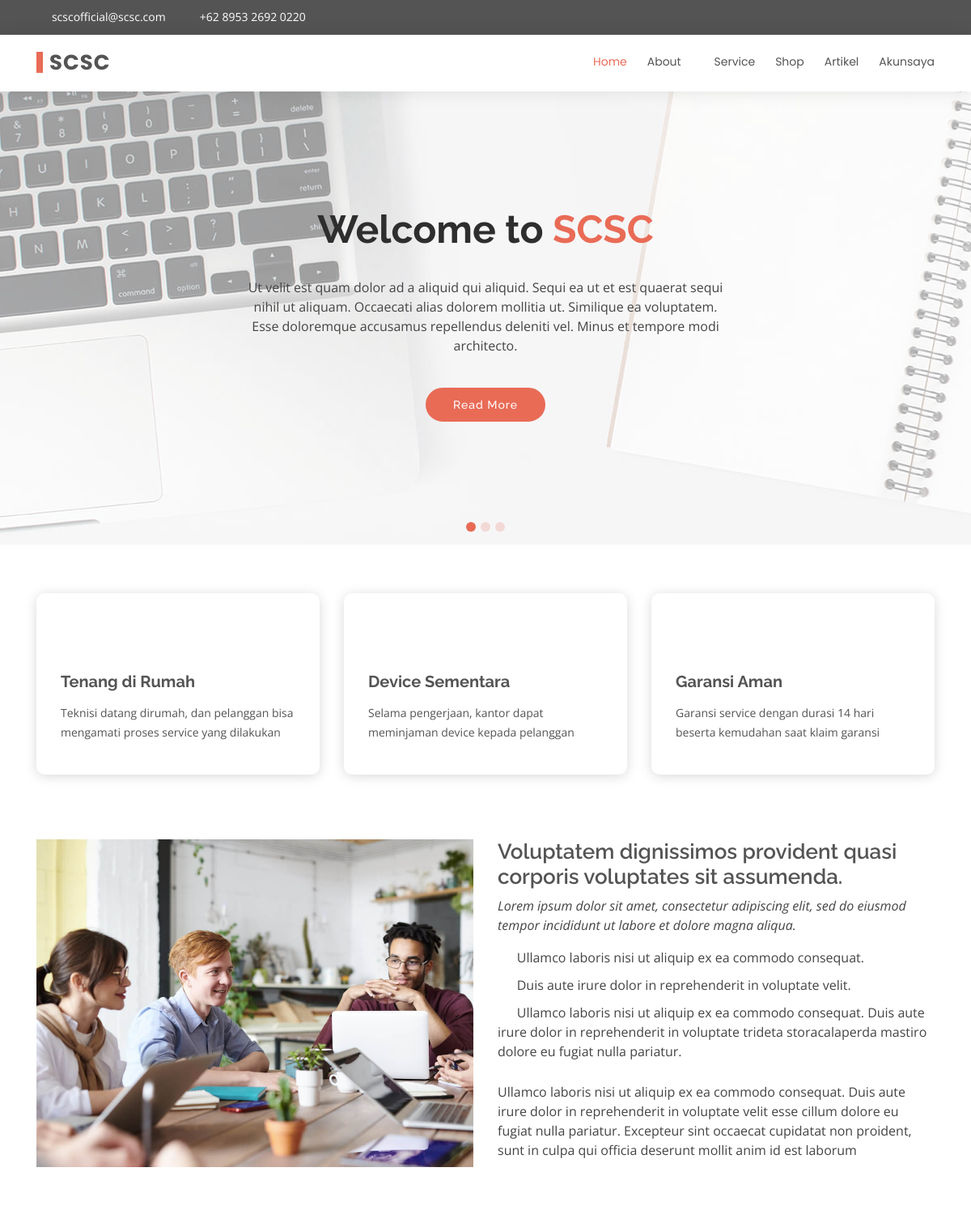
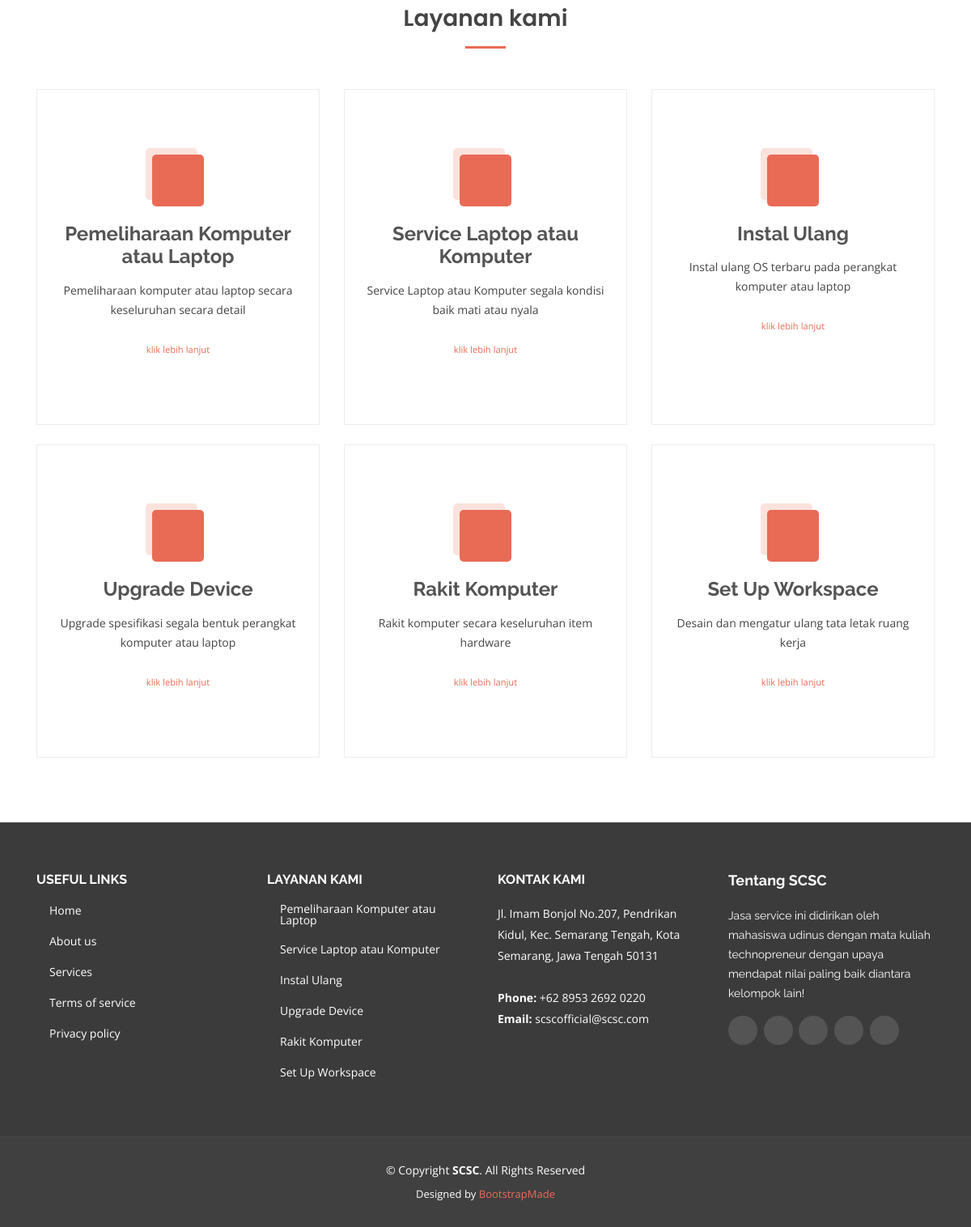
The page / on the database its author committed (2 pictures, top to bottom).
### tables this page shows
CREATE TABLE `homemenu` (
  `id` int(191) NOT NULL,
  `name` varchar(191) NOT NULL,
  `value` varchar(191) NOT NULL,
  `status` int(191) NOT NULL
);

CREATE TABLE `corefitur` (
  `id` int(191) NOT NULL,
  `name` varchar(191) NOT NULL,
  `icon` varchar(191) NOT NULL,
  `description` text NOT NULL
);

CREATE TABLE `service` (
  `id` int(191) NOT NULL,
  `icon` varchar(191) NOT NULL,
  `name` varchar(191) NOT NULL,
  `description` text NOT NULL,
  `estimation` varchar(191) NOT NULL,
  `level` int(191) NOT NULL,
  `price` int(191) NOT NULL,
  `status` int(191) NOT NULL
);

### application/controllers/Home.php (called while the page is built, shortened)
<?php
class home extends CI_Controller
{
    public function index()
    {
        $data['title'] = "SCSC";
        $tempVar = $this->scsc->getAll("homemenu");
        $data['menu'] = $tempVar;
        $tempVar = $this->scsc->getAll("homemenuabout");
        $data['submenu'] = $tempVar;
        $tempVar = $this->scsc->getData("profil",array('name'=>'tentang'));
        $tempVar = $tempVar[0]["value"];
        $data['tentang'] = $tempVar;
        $tempVar = $this->scsc->getData("profil",array('name'=>'logo'));
        $tempVar = $tempVar[0]["value"];
        $data['logo'] = $tempVar;
        $tempVar = $this->scsc->getData("profil",array('name'=>'singkatan'));
        $tempVar = $tempVar[0]["value"];
        $data['singkatan'] = $tempVar;
        $tempVar = $this->scsc->getData("profil",array('name'=>'email'));
        $tempVar = $tempVar[0]["value"];
        $data['email'] = $tempVar;
        $tempVar = $this->scsc->getData("profil",array('name'=>'alamat'));
        $tempVar = $tempVar[0]["value"];
        $data['alamat'] = $tempVar;
        $tempVar = $this->scsc->getData("profil",array('name'=>'telp'));
        $tempVar = $tempVar[0]["value"];
        $data['telp'] = $tempVar;
        $tempVar = $this->scsc->getData("profil",array('name'=>'twitter'));
        $tempVar = $tempVar[0]["value"];
        $data['twitter'] = $tempVar;
        $tempVar = $this->scsc->getData("profil",array('name'=>'facebook'));
        $tempVar = $tempVar[0]["value"];
        $data['facebook'] = $tempVar;
        $tempVar = $this->scsc->getData("profil",array('name'=>'instagram'));
        $tempVar = $tempVar[0]["value"];
        $data['instagram'] = $tempVar;
        $tempVar = $this->scsc->getData("profil",array('name'=>'skype'));
        $tempVar = $tempVar[0]["value"];
        $data['skype'] = $tempVar;
        $tempVar = $this->scsc->getData("profil",array('name'=>'linkedin'));
        $tempVar = $tempVar[0]["value"];
        $data['linkedin'] = $tempVar;
        $tempVar = $this->scsc->getAll("corefitur");
        $data['mainfitur'] = $tempVar;
        $tempVar = $this->scsc->getData("service",array('status'=>'1'));
        $data['services'] = $tempVar;
        $data['active'] = 1;
        $data['dd'] = 2;
        $data['dda'] = 0;
        $this->load->view('home/header', $data);
        $this->load->view('home/top', $data);
        $this->load->view('home/index', $data);
        $this->load->view('home/footer', $data);
    }
}

### index.php (called while the page is built, shortened)
<?php
require_once BASEPATH.'core/CodeIgniter.php';

### application/models/scsc.php (called while the page is built, shortened)
<?php
class scsc extends CI_Model
{
    public function getData($dataBase, $where)
    {
        return $this->db->get_where($dataBase, $where)->result_array();
    }
    public function getAll($tabel)
    {
        return $this->db->get($tabel)->result_array();
    }
}

### application/views/home/index.php (the view, shortened to what this page needs)
<section id="hero">
  <div class="hero-container">
    <div id="heroCarousel" class="carousel slide carousel-fade" data-ride="carousel">
      <ol class="carousel-indicators" id="hero-carousel-indicators"></ol>
      <div class="carousel-inner" role="listbox">
        <div class="carousel-item active" style="background: url(<?= base_url();?>assets/home/img/slide/slide-1.jpg)">
          <div class="carousel-container">
            <div class="carousel-content">
              <h2 class="animate__animated animate__fadeInDown">Welcome to <span><?= $singkatan;?></span></h2>
              <p class="animate__animated animate__fadeInUp">Ut velit est quam dolor ad a aliquid qui aliquid. Sequi ea ut et est quaerat sequi nihil ut aliquam. Occaecati alias dolorem mollitia ut. Similique ea voluptatem. Esse doloremque accusamus repellendus deleniti vel. Minus et tempore modi architecto.</p>
              <a href="" class="btn-get-started animate__animated animate__fadeInUp">Read More</a>
            </div>
          </div>
        </div>
      </div>
      <a class="carousel-control-prev" href="#heroCarousel" role="button" data-slide="prev">
        <span class="carousel-control-prev-icon icofont-rounded-left" aria-hidden="true"></span>
      </a>
      <a class="carousel-control-next" href="#heroCarousel" role="button" data-slide="next">
        <span class="carousel-control-next-icon icofont-rounded-right" aria-hidden="true"></span>
      </a>
    </div>
  </div>
</section>
<main id="main">
  <section id="featured" class="featured">
    <div class="container">
      <div class="row">
        <?php foreach($mainfitur as $fitur):?>
        <div class="col-lg-4">
          <div class="icon-box">
            <i class="<?= $fitur['icon']?>"></i>
            <h3><a href=""><?= $fitur['name']?></a></h3>
            <p><?= $fitur['description']?></p>
          </div>
        </div>
        <?php endforeach;?>
      </div>
    </div>
  </section>
  <section id="about" class="about">
    <div class="container">
      <div class="row">
        <div class="col-lg-6">
          <img src="<?= base_url();?>assets/home/img/about.jpg" class="img-fluid" alt="">
        </div>
        <div class="col-lg-6 pt-4 pt-lg-0 content">
          <h3>Voluptatem dignissimos provident quasi corporis voluptates sit assumenda.</h3>
          <p class="font-italic">
            Lorem ipsum dolor sit amet, consectetur adipiscing elit, sed do eiusmod tempor incididunt ut labore et dolore
            magna aliqua.
          </p>
          <ul>
            <li><i class="icofont-check-circled"></i> Ullamco laboris nisi ut aliquip ex ea commodo consequat.</li>
            <li><i class="icofont-check-circled"></i> Duis aute irure dolor in reprehenderit in voluptate velit.</li>
            <li><i class="icofont-check-circled"></i> Ullamco laboris nisi ut aliquip ex ea commodo consequat. Duis aute irure dolor in reprehenderit in voluptate trideta storacalaperda mastiro dolore eu fugiat nulla pariatur.</li>
          </ul>
          <p>
            Ullamco laboris nisi ut aliquip ex ea commodo consequat. Duis aute irure dolor in reprehenderit in voluptate
            velit esse cillum dolore eu fugiat nulla pariatur. Excepteur sint occaecat cupidatat non proident, sunt in
            culpa qui officia deserunt mollit anim id est laborum
          </p>
        </div>
      </div>
    </div>
  </section>
  <section id="services" class="services">
    <div class="container">
      <div class="section-title" data-aos="fade-up">
        <h2>Layanan kami</h2>
      </div>
      <div class="row">
        <?php $a=1 ;
        foreach($services as $service):?>
          <div class="col-lg-4 col-md-6 d-flex align-items-stretch <?php if($a > 3):?>mt-4<?php endif;?>">
            <div class="icon-box">
              <div class="icon"><i class="bx <?= $service['icon'];?>"></i></div>
              <h4><a href=""><?= $service['name'];?></a></h4>
              <p><?= $service['description'];?></p>
              <br>
              <a href="<?= base_url()?>service/serviceitem/<?= $service['name'];?>" class="stretched-link"><p><small>klik lebih lanjut</small></p></a>
            </div>
          </div>
        <?php $a++;
        endforeach;?>
      </div>
    </div>
  </section>
</main>

### application/views/home/top.php (shortened to what this page needs)
<body>
  <section id="topbar" class="d-none d-lg-block">
    <div class="container d-flex">
      <div class="contact-info mr-auto">
        <i class="icofont-envelope"></i><a href="mailto:<?= $email; ?>" target="_blank" ><?= $email; ?></a>
        <i class="icofont-phone"></i> <a href="tel:<?= $telp; ?>" target="_blank" ><?= $telp; ?></a>
      </div>
      <div class="social-links">
        <a href="<?= $twitter; ?>" target="_blank" class="twitter"><i class="icofont-twitter"></i></a>
        <a href="<?= $facebook; ?>" target="_blank" class="facebook"><i class="icofont-facebook"></i></a>
        <a href="<?= $instagram; ?>" target="_blank" class="instagram"><i class="icofont-instagram"></i></a>
        <a href="<?= $skype; ?>" target="_blank" class="skype"><i class="icofont-skype"></i></a>
        <a href="<?= $linkedin; ?>" target="_blank" class="linkedin"><i class="icofont-linkedin"></i></i></a>
      </div>
    </div>
  </section>
  <header id="header">
    <div class="container d-flex">
      <div class="logo mr-auto">
        <h1 class="text-light"><a href="<?= base_url()?>"><span><?= $singkatan; ?></span></a></h1>
      </div>
      <nav class="nav-menu d-none d-lg-block">
        <ul>
          <?php $a=1;
            foreach($menu as $nama):?>
            <?php if($a == $active && $nama['id'] != $dd):?>
              <li class="active"><a href="<?= base_url().strtolower($nama['value']);?>"><?= $nama['name'];?></a></li>
            <?php elseif($nama['id'] == $dd):?>
              <li class="drop-down"><a href="#"><?= $nama['name'];?></a>
              </li>
            <?php else:?>
              <li><a href="<?= base_url().strtolower($nama['value']);?>"><?= $nama['name'];?></a></li>
            <?php endif;?>
            <?php $a++;?>
          <?php endforeach;?>
        </ul>
      </nav>
    </div>
  </header>

### application/views/home/footer.php (shortened to what this page needs)
<footer id="footer">
  <div class="footer-top">
    <div class="container">
      <div class="row">
        <div class="col-lg-3 col-md-6 footer-links">
          <h4>Useful Links</h4>
          <ul>
            <li><i class="bx bx-chevron-right"></i> <a href="#">Home</a></li>
            <li><i class="bx bx-chevron-right"></i> <a href="#">About us</a></li>
            <li><i class="bx bx-chevron-right"></i> <a href="#">Services</a></li>
            <li><i class="bx bx-chevron-right"></i> <a href="#">Terms of service</a></li>
            <li><i class="bx bx-chevron-right"></i> <a href="#">Privacy policy</a></li>
          </ul>
        </div>
        <div class="col-lg-3 col-md-6 footer-links">
          <h4>Layanan kami</h4>
          <ul>
            <?php foreach($services as $service):?>
              <li><i class="bx bx-chevron-right"></i> <a href="<?= base_url()?>service/serviceitem/<?= $service['name'];?>"><?= $service['name']; ?></a></li>
            <?php endforeach;?>
          </ul>
        </div>
        <div class="col-lg-3 col-md-6 footer-contact">
          <h4>Kontak kami</h4>
          <p>
            <?= $alamat; ?>
            <br><br>
            <strong>Phone:</strong> <?= $telp; ?><br>
            <strong>Email:</strong> <a href="mailto:<?= $email; ?>" target="_blank" class="text-white"><?= $email; ?></a><br>
          </p>
        </div>
        <div class="col-lg-3 col-md-6 footer-info">
          <h3>Tentang <?= $singkatan;?></h3>
          <p><?= ucfirst($tentang);?></p>
          <div class="social-links mt-3">
            <a href="<?= $twitter; ?>" target="_blank" class="twitter"><i class="icofont-twitter"></i></a>
            <a href="<?= $facebook; ?>" target="_blank" class="facebook"><i class="icofont-facebook"></i></a>
            <a href="<?= $instagram; ?>" target="_blank" class="instagram"><i class="icofont-instagram"></i></a>
            <a href="<?= $skype; ?>" target="_blank" class="skype"><i class="icofont-skype"></i></a>
            <a href="<?= $linkedin; ?>" target="_blank" class="linkedin"><i class="icofont-linkedin"></i></i></a>
          </div>
        </div>
      </div>
    </div>
  </div>
  <div class="container">
    <div class="copyright">
      &copy; Copyright <strong><span><?= $singkatan; ?></span></strong>. All Rights Reserved
    </div>
    <div class="credits">
      Designed by <a href="https://bootstrapmade.com/">BootstrapMade</a>
    </div>
  </div>
</footer>
</body>
</html>

### rows shown on the page
homemenu: name "Home"
homemenu: name "About"
homemenu: name "Service"
homemenu: name "Shop"
homemenu: name "Artikel"
homemenu: name "Akunsaya"
corefitur: name "Tenang di Rumah", description "Teknisi datang dirumah, dan pelanggan bisa mengamati proses service yang dilakukan"
corefitur: name "Device Sementara", description "Selama pengerjaan, kantor dapat meminjaman device kepada pelanggan"
corefitur: name "Garansi Aman", description "Garansi service dengan durasi 14 hari beserta kemudahan saat klaim garansi"
service: name "Pemeliharaan Komputer atau Laptop", description "Pemeliharaan komputer atau laptop secara keseluruhan secara detail"
service: name "Service Laptop atau Komputer", description "Service Laptop atau Komputer segala kondisi baik mati atau nyala"
service: name "Instal Ulang", description "Instal ulang OS terbaru pada perangkat komputer atau laptop"
service: name "Upgrade Device", description "Upgrade spesifikasi segala bentuk perangkat komputer atau laptop"
service: name "Rakit Komputer", description "Rakit komputer secara keseluruhan item hardware"
service: name "Set Up Workspace", description "Desain dan mengatur ulang tata letak ruang kerja"

### other values the page prints
$email "scscofficial@scsc.com"
$telp "+62 8953 2692 0220"
$singkatan "SCSC"
$alamat "Jl. Imam Bonjol No.207, Pendrikan Kidul, Kec. Semarang Tengah, Kota Semarang, Jawa Tengah 50131"
$tentang "Jasa service ini didirikan oleh mahasiswa udinus dengan mata kuliah technopreneur dengan upaya mendapat nilai paling baik diantara kelompok lain!"
